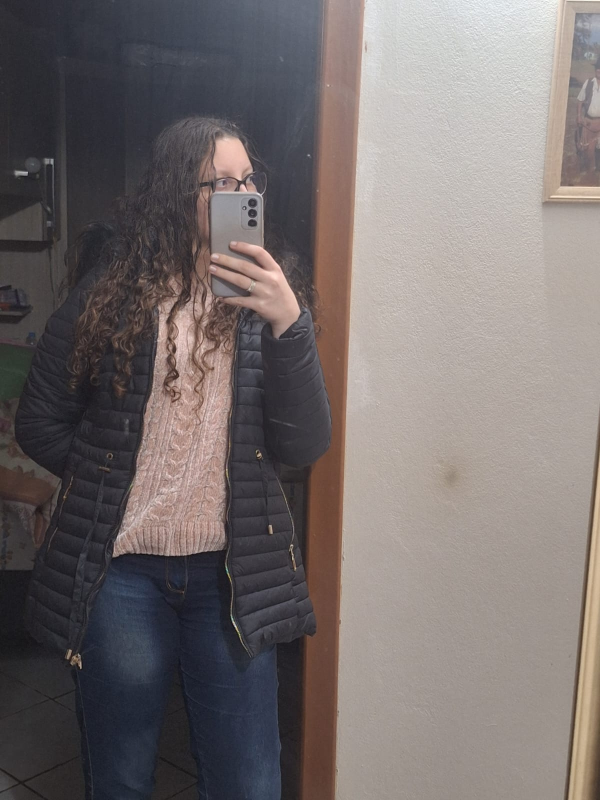
#> input picture src/TrabalhoPraticoGB/assets/imagens/lo.jpeg, 1200 x 1600 px (shown at 1/2 size); its folder holds only this picture in this run
$ python -i stickers.py   (imports and definitions only)
#> lines starting #> are read from the running program, lines starting #| are printed output that depends on the picture
### src/TrabalhoPraticoGB/processamento.py
"""
Funções compartilhadas por todas as interfaces (app.py, gui.py e highgui.py):
caminhos, seleção de canal e o pipeline de filtros/operações.
"""

import os

import cv2 as cv
import numpy as np

from filtros import FILTROS
from operacoes import OPERACOES

PASTA = os.path.dirname(os.path.abspath(__file__))
PASTA_STICKERS = os.path.join(PASTA, "assets", "stickers")
PASTA_IMAGENS = os.path.join(PASTA, "assets", "imagens")
PASTA_SAIDAS = os.path.join(PASTA, "saidas")

MAX_W, MAX_H = 1100, 720          # tamanho máximo da foto exibida
CANAIS = ["RGB", "Cinza", "R", "G", "B"]
INDICE_CANAL = {"B": 0, "G": 1, "R": 2}  # o OpenCV guarda as cores em BGR


def ler_imagem(caminho, flags=cv.IMREAD_COLOR):
    """
    Lê uma imagem com suporte total a caminhos com acentos / Unicode no Windows.
    O cv.imread padrão falha no Windows quando o caminho possui acentos.
    """
#> called with caminho = 'assets/imagens/lo.jpeg', flags = -1
    if not caminho or not os.path.isfile(caminho):
        return None
    try:
        with open(caminho, "rb") as f:
            dados = np.frombuffer(f.read(), dtype=np.uint8)
        return cv.imdecode(dados, flags)
#> returned value is the input picture: shape (1600, 1200, 3); mean B, G, R 109.8, 110.7, 118.4
    except Exception as erro:
        print(f"Erro ao ler imagem {caminho}: {erro}")
        return None


# [106 lines left out: functions salvar_imagem, imagem_segunda_padrao, carregar_segunda_imagem, ajustar_tamanho, tela_inicial, aplicar_canal and 2 more, not called in this run]

### src/TrabalhoPraticoGB/stickers.py
"""
Stickers: carregamento de PNGs com canal alfa, sobreposição (alpha blending),
stickers animados por spritesheet e posicionamento automático por detecção
de face (Haar Cascade).
"""

import glob
import os
import time

import cv2 as cv
import numpy as np

from processamento import ler_imagem


class Sticker:
    """Um sticker estático (1 quadro) ou animado (spritesheet horizontal)."""

    def __init__(self, caminho):
        img = ler_imagem(caminho, cv.IMREAD_UNCHANGED)
        if img is None:
            raise ValueError(f"Não foi possível ler o sticker: {caminho}")
        # Garante 4 canais (BGRA) mesmo se a imagem for JPG ou PNG sem alfa
        if img.ndim == 2:
            img = cv.cvtColor(img, cv.COLOR_GRAY2BGRA)
        elif img.ndim == 3:
            if img.shape[2] == 3:
                img = cv.cvtColor(img, cv.COLOR_BGR2BGRA)
            elif img.shape[2] != 4:
                raise ValueError(f"Sticker com número inválido de canais ({img.shape[2]}): {caminho}")
        else:
            raise ValueError(f"Formato de sticker inválido: {caminho}")

        self.nome = os.path.splitext(os.path.basename(caminho))[0]
        self.quadros = [img]
        self.fps = 10
        # Convenção: "anim_<nome>_<colunas>x<linhas>.png" é um spritesheet
        if self.nome.startswith("anim_"):
            try:
                cols, lins = self.nome.rsplit("_", 1)[1].split("x")
                cols, lins = int(cols), int(lins)
                h, w = img.shape[0] // lins, img.shape[1] // cols
                self.quadros = [img[l * h:(l + 1) * h, c * w:(c + 1) * w]
                                for l in range(lins) for c in range(cols)]
            except ValueError:
                pass

        # Padroniza o tamanho base de todos os stickers para ~180px
        # (evita que imagens de 1080p fiquem gigantes e todas fiquem uniformes)
        TAM_BASE = 180
        quadros_norm = []
        for q in self.quadros:
            qh, qw = q.shape[:2]
            maior = max(qh, qw)
            if maior > TAM_BASE:
                f = TAM_BASE / maior
                nw, nh = max(1, int(qw * f)), max(1, int(qh * f))
                q = cv.resize(q, (nw, nh), interpolation=cv.INTER_AREA)
            quadros_norm.append(q)
#> this loop made 1 pass
#> (qh, qw, maior, f, nw, nh) on pass 1: (1600, 1200, 1600, 0.113, 135, 180)
#> pass 1, in __init__, `q = cv.resize(q, (nw, nh), interpolation=cv.INTER_AREA)`:
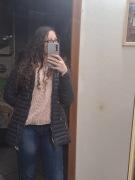
#> q: shape (180, 135, 4); mean of channels 0, 1, 2, 3 109.9, 110.7, 118.4, 255; drawn as B, G, R
#> after the loop, quadros_norm = 1 item
        self.quadros = quadros_norm
#> self.quadros = 1 item

    @property
    def animado(self):
        return len(self.quadros) > 1

    def quadro_atual(self, t=None):
        """Escolhe o quadro do spritesheet a partir do tempo (animação)."""
        if not self.animado:
            return self.quadros[0]
        t = time.time() if t is None else t
        return self.quadros[int(t * self.fps) % len(self.quadros)]


# [41 lines left out: functions carregar_stickers, sobrepor, not called in this run]


class DetectorFace:
    """Detecta rostos com Haar Cascade e posiciona stickers automaticamente."""

    MODOS = [
        "desligado",
        "oculos pixel",
        "orelhas gato preto",
        "bigodes gato",
        "gato preto completo",
        "raiva anime",
    ]

    # [61 lines left out: functions __init__, detectar, aplicar, not called in this run]

>>> result = Sticker('assets/imagens/lo.jpeg').quadro_atual()

$ run again, on src/TrabalhoPraticoGB/assets/imagens/mae.jpeg
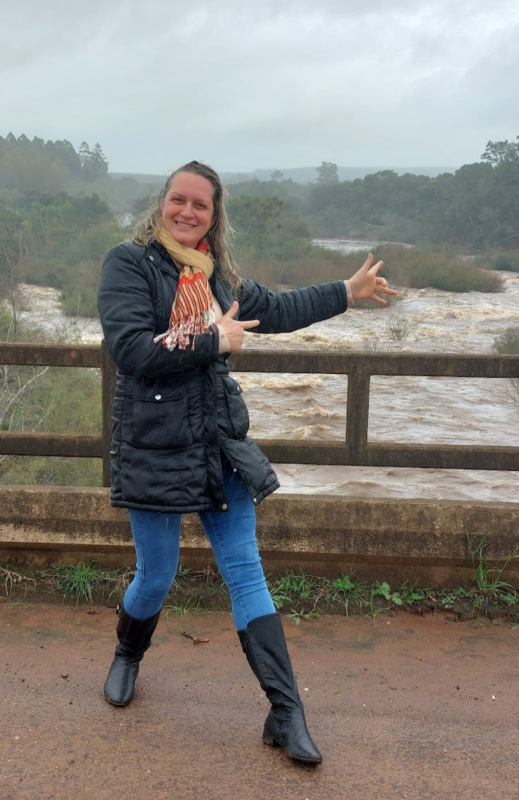
#> input picture src/TrabalhoPraticoGB/assets/imagens/mae.jpeg, 1038 x 1600 px (shown at 1/2 size)
#> in ler_imagem, returned value is the input picture: shape (1600, 1038, 3); mean B, G, R 123.9, 129, 132.5
#> the loop in __init__, `for q in self.quadros:` made 1 pass
#> (qh, qw, maior, f, nw, nh) on pass 1: (1600, 1038, 1600, 0.113, 116, 180)
#> pass 1, in __init__, `q = cv.resize(q, (nw, nh), interpolation=cv.INTER_AREA)`:
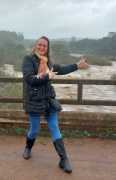
#> q: shape (180, 116, 4); mean of channels 0, 1, 2, 3 123.9, 129, 132.5, 255; drawn as B, G, R
#> after the loop in __init__, `for q in self.quadros:`: quadros_norm = 1 item
